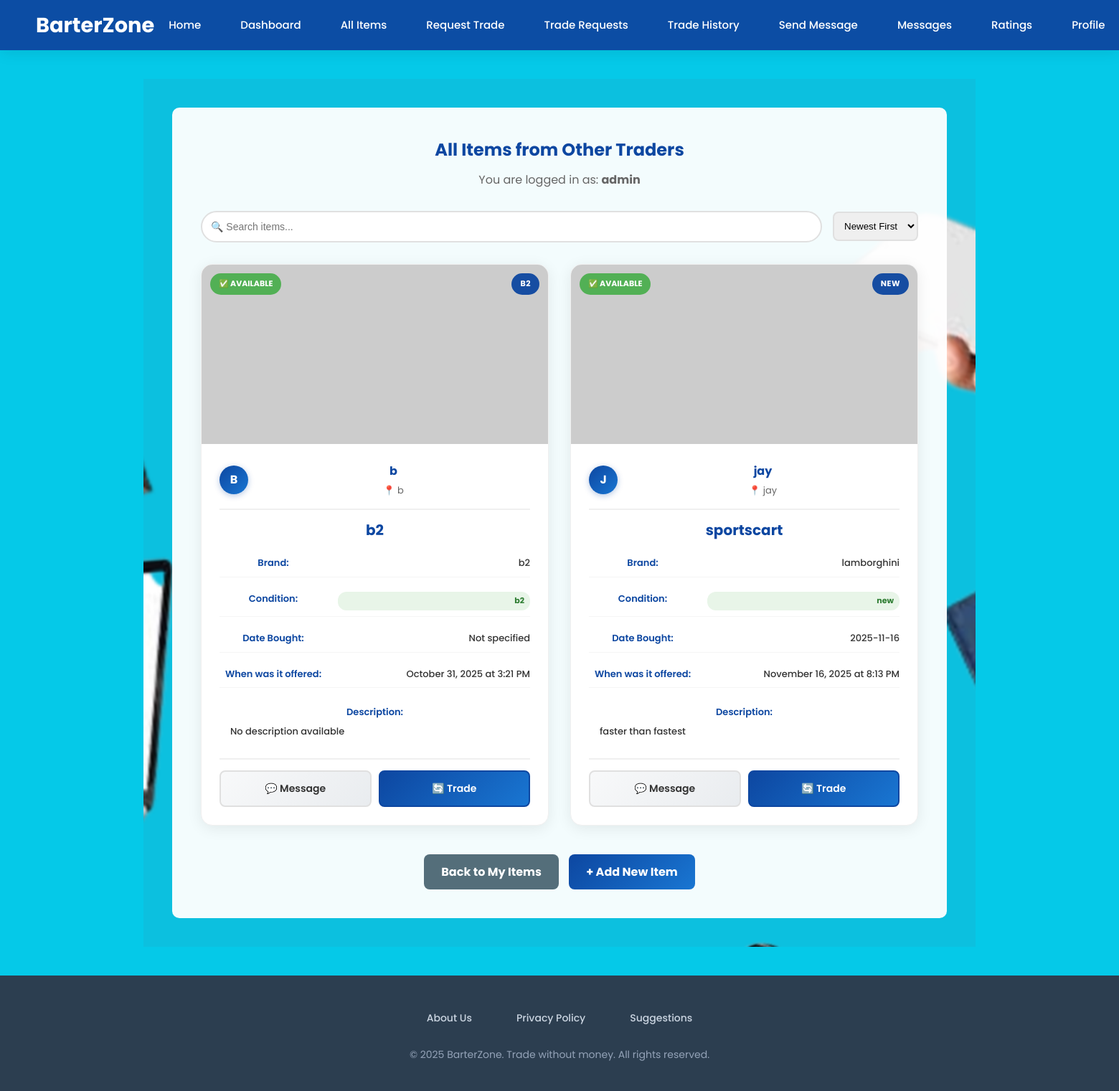
Page /other_traders_items (signed in) on the committed database.
### tables this page shows
CREATE TABLE items (
            items_id INTEGER PRIMARY KEY AUTOINCREMENT,
            user_id INTEGER,
            item_Name TEXT NOT NULL,
            item_Brand TEXT,
            item_Condition TEXT,
            item_DateBought TEXT,
            item_DateOffered TEXT,
            item_Description TEXT,
            item_image TEXT,
            item_available BOOLEAN DEFAULT 1,
            created_at TIMESTAMP DEFAULT CURRENT_TIMESTAMP,
            FOREIGN KEY (user_id) REFERENCES users (id)
        );

CREATE TABLE users (
            id INTEGER PRIMARY KEY AUTOINCREMENT,
            username TEXT UNIQUE NOT NULL,
            email TEXT,
            password TEXT NOT NULL,
            birthdate TEXT,
            location TEXT,
            full_name TEXT,
            contact TEXT,
            created_at TIMESTAMP DEFAULT CURRENT_TIMESTAMP
        , is_admin BOOLEAN DEFAULT 0);

### app.py (the view)
@app.route('/other_traders_items')
def other_traders_items():
    if 'user_id' not in session:
        flash('Please login first.', 'warning')
        return redirect(url_for('login'))
    user_id = session['user_id']
    with sqlite3.connect(DB_NAME) as conn:
        conn.row_factory = sqlite3.Row
        items = conn.execute("""
            SELECT i.*, u.username, u.full_name, u.location, u.contact
            FROM items i
            JOIN users u ON i.user_id = u.id
            WHERE i.user_id != ?
            AND u.is_admin = 0  -- EXCLUDE ADMIN USERS
            AND i.item_available = 1
            AND i.items_id NOT IN (
                SELECT offer_item_id FROM trades WHERE trade_status IN ('pending', 'accepted', 'completed')
                UNION
                SELECT target_item_id FROM trades WHERE trade_status IN ('pending', 'accepted', 'completed')
            )
            ORDER BY u.username ASC
        """, (user_id,)).fetchall()
    return render_template('TraderOption.html', items=items, mode='other_traders')

### templates/TraderOption.html (shortened to what this page needs)
{% extends "base.html" %}
{% block content %}
<section class="hero-section">
  <div class="overlay" style="background: rgba(255,255,255,0.95); color:#333; max-width: 1200px; width:100%; padding:20px; border-radius:10px;">
    {% if mode == 'view' %}
    <div style="max-width: 1400px; margin: 0 auto; padding: 20px;">
        <h2 style="color:#0d47a1; margin-bottom: 25px; text-align: center;">My Items</h2>
        {% if items %}
        <div class="items-grid">
            {% for item in items %}
            <div class="item-card">
                <div class="item-image">
                    {% if item['item_image'] %}
                    <img src="{{ item['item_image'] }}" alt="{{ item['item_Name'] }}" onerror="this.src='https://via.placeholder.com/300x200/0d47a1/ffffff?text=No+Image'">
                    {% else %}
                    <img src="https://via.placeholder.com/300x200/0d47a1/ffffff?text=No+Image" alt="{{ item['item_Name'] }}">
                    {% endif %}
                    {% if item['item_status'] == 'traded' %}
                    <div class="item-unavailable" style="position: absolute; top: 12px; left: 12px; background: rgba(244, 67, 54, 0.95); color: white; padding: 6px 12px; border-radius: 20px; font-size: 11px; font-weight: bold; text-transform: uppercase; z-index: 10;">
                        ❌ Traded
                    </div>
                    {% elif item['item_status'] == 'in_trade' %}
                    <div class="item-in-trade" style="position: absolute; top: 12px; left: 12px; background: rgba(255, 152, 0, 0.95); color: white; padding: 6px 12px; border-radius: 20px; font-size: 11px; font-weight: bold; text-transform: uppercase; z-index: 10;">
                        ⏳ In Trade
                    </div>
                    {% else %}
                    <div class="item-available" style="position: absolute; top: 12px; left: 12px; background: rgba(76, 175, 80, 0.95); color: white; padding: 6px 12px; border-radius: 20px; font-size: 11px; font-weight: bold; text-transform: uppercase; z-index: 10;">
                        ✅ Available
                    </div>
                    {% endif %}
                    <div class="item-condition">{{ item['item_Condition'] or 'Good' }}</div>
                </div>
                <div class="item-details">
                    <div class="detail-row">
                        <span class="detail-label">Item Name:</span>
                        <span class="detail-value">{{ item['item_Name'] }}</span>
                    </div>
                    <div class="detail-row">
                        <span class="detail-label">Brand:</span>
                        <span class="detail-value">{{ item['item_Brand'] or 'Not specified' }}</span>
                    </div>
                    <div class="detail-row">
                        <span class="detail-label">Condition:</span>
                        <span class="detail-value condition-badge">{{ item['item_Condition'] or 'Good' }}</span>
                    </div>
                    <div class="detail-row">
                        <span class="detail-label">Date Bought:</span>
                        <span class="detail-value">{{ item['item_DateBought'] or 'Not specified' }}</span>
                    </div>
                    <div class="detail-row">
                        <span class="detail-label">Date Offered:</span>
                        <span class="detail-value">{{ item['item_DateOffered'] or 'Not specified' }}</span>
                    </div>
                    <div class="detail-row-full">
                        <span class="detail-label">Description:</span>
                        <p class="detail-value description-text">{{ item['item_Description'] or 'No description available' }}</p>
                    </div>
                    {% if item['item_status'] == 'traded' %}
                    <div style="background: #ffebee; color: #c62828; padding: 10px; border-radius: 6px; margin-top: 15px; border-left: 4px solid #c62828;">
                        <strong>✅ Trade Completed</strong>
                        <p style="margin: 5px 0 0 0; font-size: 12px; color: #c62828;">
                            This item was successfully traded. You can delete it to clean up your list.
                        </p>
                    </div>
                    {% elif item['item_status'] == 'in_trade' %}
                    <div style="background: #fff3e0; color: #ef6c00; padding: 10px; border-radius: 6px; margin-top: 15px; border-left: 4px solid #ef6c00;">
                        <strong>⏳ Active Trade</strong>
                        <p style="margin: 5px 0 0 0; font-size: 12px; color: #ef6c00;">
                            This item is currently in an active trade and cannot be modified.
                        </p>
                    </div>
                    {% endif %}
                    <div class="item-actions">
                        {% if item['item_status'] == 'available' %}
                        <a href="{{ url_for('edit_item', id=item['items_id']) }}" class="btn-edit">
                            ✏️ Edit
                        </a>
                        <a href="{{ url_for('delete_item', id=item['items_id']) }}" class="btn-delete" onclick="return confirm('Are you sure you want to delete this item?')">
                            🗑️ Delete
                        </a>
                        {% elif item['item_status'] == 'in_trade' %}
                        <button class="btn-edit" style="background: #9e9e9e; border-color: #9e9e9e; cursor: not-allowed;" disabled>
                            ✏️ In Trade
                        </button>
                        <button class="btn-delete" style="background: #9e9e9e; border-color: #9e9e9e; cursor: not-allowed;" disabled>
                            🗑️ In Trade
                        </button>
                        {% elif item['item_status'] == 'traded' %}
                        <button class="btn-edit" style="background: #9e9e9e; border-color: #9e9e9e; cursor: not-allowed;" disabled>
                            ✏️ Traded
                        </button>
                        <a href="{{ url_for('delete_item', id=item['items_id']) }}" class="btn-delete" onclick="return confirm('This item has been traded. Are you sure you want to delete it from your list?')">
                            🗑️ Clean Up
                        </a>
                        {% endif %}
                    </div>
                </div>
            </div>
            {% endfor %}
        </div>
        {% else %}
        <div style="text-align: center; padding: 60px 20px; background: white; border-radius: 12px; box-shadow: 0 4px 15px rgba(0,0,0,0.1);">
            <div style="font-size: 64px; margin-bottom: 20px;">📦</div>
            <h3 style="color:#666; margin-bottom:15px;">No Items Added Yet</h3>
            <p style="color:#999; margin-bottom:30px; max-width: 400px; margin-left: auto; margin-right: auto;">
                You haven't added any items yet. Start by adding your first item to trade!
            </p>
        </div>
        {% endif %}
        <div style="margin-top: 40px; display: flex; gap: 15px; justify-content: center; flex-wrap: wrap;">
            <a href="{{ url_for('add_item') }}" class="btn-primary" style="padding: 14px 30px; background: linear-gradient(135deg, #0d47a1 0%, #1976d2 100%); border: none; border-radius: 8px; color: white; font-weight: bold; font-size: 16px; cursor: pointer; transition: all 0.3s ease; text-decoration: none;">
                + Add New Item
            </a>
            <a href="{{ url_for('other_traders_items') }}" class="btn-primary" style="padding: 14px 30px; background: #546e7a; border: none; border-radius: 8px; color: white; font-weight: bold; font-size: 16px; cursor: pointer; transition: all 0.3s ease; text-decoration: none;">
                View All Other's Items
            </a>
        </div>
    </div>
    {% elif mode == 'other_traders' %}
    <div style="max-width: 1400px; margin: 0 auto; padding: 20px;">
        <h2 style="color:#0d47a1; margin-bottom:10px; text-align: center;">All Items from Other Traders</h2>
        <p style="color:#666; margin-bottom:30px; text-align: center;">You are logged in as: <strong>{{ session.username }}</strong></p>
        {% if items %}
        <div style="display: flex; justify-content: space-between; align-items: center; margin-bottom: 30px; flex-wrap: wrap; gap: 15px;">
            <div style="flex: 1; min-width: 300px;">
                <input type="text" id="searchItems" placeholder="🔍 Search items..."
                       style="width: 100%; padding: 12px; border: 2px solid #e0e0e0; border-radius: 25px; font-size: 14px;">
            </div>
            <div style="display: flex; gap: 10px;">
                <select id="sortBy" style="padding: 10px; border: 2px solid #e0e0e0; border-radius: 8px;">
                    <option value="newest">Newest First</option>
                </select>
            </div>
        </div>
        <div class="items-grid" id="itemsGrid">
            {% for item in items %}
            <div class="item-card" data-name="{{ item['item_Name']|lower }}" data-date="{{ item['item_DateOffered'] or item['item_Date'] }}">
                <div class="item-image">
                    {% if item['item_image'] %}
                    <img src="{{ item['item_image'] }}" alt="{{ item['item_Name'] }}" onerror="this.src='https://via.placeholder.com/300x200/0d47a1/ffffff?text=No+Image'">
                    {% else %}
                    <img src="https://via.placeholder.com/300x200/0d47a1/ffffff?text=No+Image" alt="{{ item['item_Name'] }}">
                    {% endif %}
                    {% if item['item_available'] == 0 %}
                    <div class="item-unavailable" style="position: absolute; top: 12px; left: 12px; background: rgba(244, 67, 54, 0.95); color: white; padding: 6px 12px; border-radius: 20px; font-size: 11px; font-weight: bold; text-transform: uppercase; z-index: 10;">
                        ❌ Unavailable
                    </div>
                    {% else %}
                    <div class="item-available" style="position: absolute; top: 12px; left: 12px; background: rgba(76, 175, 80, 0.95); color: white; padding: 6px 12px; border-radius: 20px; font-size: 11px; font-weight: bold; text-transform: uppercase; z-index: 10;">
                        ✅ Available
                    </div>
                    {% endif %}
                    <div class="item-condition">{{ item['item_Condition'] or 'Good' }}</div>
                </div>
                <div class="item-details">
                    <div class="owner-section">
                        <div class="owner-avatar">
                            {{ (item['full_name'] or item['username'])|first|upper }}
                        </div>
                        <div class="owner-details">
                            <div class="owner-name">{{ item['full_name'] or item['username'] }}</div>
                            {% if item['location'] %}
                            <div class="owner-location">📍 {{ item['location'] }}</div>
                            {% endif %}
                        </div>
                    </div>
                    <h3 class="item-title">
                        <a href="{{ url_for('view_item', item_id=item['items_id']) }}" style="color: inherit; text-decoration: none;">
                            {{ item['item_Name'] }}
                        </a>
                    </h3>
                    <div class="detail-row">
                        <span class="detail-label">Brand:</span>
                        <span class="detail-value">{{ item['item_Brand'] or 'Not specified' }}</span>
                    </div>
                    <div class="detail-row">
                        <span class="detail-label">Condition:</span>
                        <span class="detail-value condition-badge">{{ item['item_Condition'] or 'Good' }}</span>
                    </div>
                    <div class="detail-row">
                        <span class="detail-label">Date Bought:</span>
                        <span class="detail-value">{{ item['item_DateBought'] or 'Not specified' }}</span>
                    </div>
                    <div class="detail-row">
                        <span class="detail-label">When was it offered:</span>
                        <span class="detail-value">{{ item['item_DateOffered'] or 'Not specified' }}</span>
                    </div>
                    <div class="detail-row-full">
                        <span class="detail-label">Description:</span>
                        <p class="detail-value description-text">{{ item['item_Description'] or 'No description available' }}</p>
                    </div>
                    <div class="item-actions">
                        <a href="{{ url_for('send_message') }}?receiver_id={{ item['user_id'] }}" class="btn-message">
                            💬 Message
                        </a>
                        {% if item['item_available'] == 0 %}
                        <button class="btn-trade" style="background: #9e9e9e; border-color: #9e9e9e; cursor: not-allowed;" disabled>
                            🔄 Traded
                        </button>
                        {% else %}
                        <a href="{{ url_for('request_trade') }}?target_item_id={{ item['items_id'] }}" class="btn-trade">
                            🔄 Trade
                        </a>
                        {% endif %}
                    </div>
                </div>
            </div>
            {% endfor %}
        </div>
        {% endif %}
        {% if items %}
        <div style="margin-top: 40px; text-align: center;">
            <a href="{{ url_for('dashboard') }}" class="btn-primary" style="padding: 12px 24px; background: #546e7a; border: none; border-radius: 8px; color: white; font-weight: bold; text-decoration: none; transition: all 0.3s ease; margin-right: 10px;">
                Back to My Items
            </a>
            <a href="{{ url_for('add_item') }}" class="btn-primary" style="padding: 12px 24px; background: linear-gradient(135deg, #0d47a1 0%, #1976d2 100%); border: none; border-radius: 8px; color: white; font-weight: bold; text-decoration: none; transition: all 0.3s ease;">
                + Add New Item
            </a>
        </div>
        {% endif %}
    </div>
    {% endif %}
  </div>
</section>
{% endblock %}

### rows in the picture
items: item_available "✅ AVAILABLE", item_Condition "B2", full_name "b", location "b", item_Name "b2", item_Brand "b2", item_Condition "b2", item_DateBought "Not specified", item_DateOffered "October 31, 2025 at 3:21 PM", item_Description "No description available"
users: full_name "B"
items: item_available "✅ AVAILABLE", item_Condition "NEW", full_name "jay", location "jay", item_Name "sportscart", item_Brand "lamborghini", item_Condition "new", item_DateBought "2025-11-16", item_DateOffered "November 16, 2025 at 8:13 PM", item_Description "faster than fastest"
users: full_name "J"

### other values in the picture
{{ session.username }} "admin"
